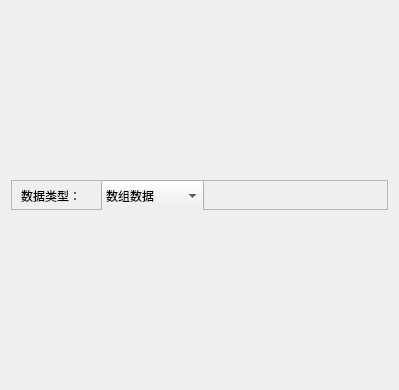
<?xml version="1.0" encoding="UTF-8"?>
<ui version="4.0">
 <class>STFormEditor</class>
 <widget class="QWidget" name="STFormEditor">
  <property name="geometry">
   <rect>
    <x>0</x>
    <y>0</y>
    <width>399</width>
    <height>390</height>
   </rect>
  </property>
  <property name="windowTitle">
   <string>Form</string>
  </property>
  <layout class="QGridLayout" name="gridLayout">
   <item row="1" column="0">
    <layout class="QVBoxLayout" name="verticalLayout"/>
   </item>
   <item row="0" column="0">
    <widget class="QFrame" name="frame">
     <property name="maximumSize">
      <size>
       <width>16777215</width>
       <height>30</height>
      </size>
     </property>
     <property name="frameShape">
      <enum>QFrame::StyledPanel</enum>
     </property>
     <property name="frameShadow">
      <enum>QFrame::Raised</enum>
     </property>
     <widget class="QLabel" name="label">
      <property name="geometry">
       <rect>
        <x>10</x>
        <y>5</y>
        <width>71</width>
        <height>21</height>
       </rect>
      </property>
      <property name="text">
       <string>数据类型：</string>
      </property>
     </widget>
     <widget class="QComboBox" name="comboBox">
      <property name="geometry">
       <rect>
        <x>90</x>
        <y>0</y>
        <width>103</width>
        <height>32</height>
       </rect>
      </property>
      <item>
       <property name="text">
        <string>数组数据</string>
       </property>
      </item>
      <item>
       <property name="text">
        <string>点数据</string>
       </property>
      </item>
     </widget>
    </widget>
   </item>
  </layout>
 </widget>
 <resources/>
 <connections/>
</ui>
